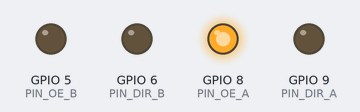
Bench run of a sketch on a simulated ESP32-S3. Shown: output pins drawn as LEDs (lit = HIGH).

Above: at 0.2 s.
At 1.3 s:
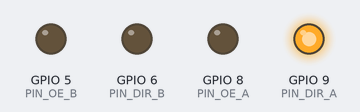
At 2.6 s:
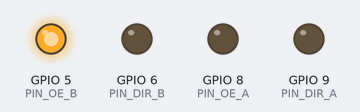
At 4.1 s:
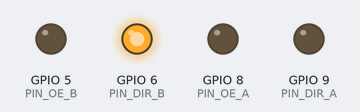
At 5.8 s:
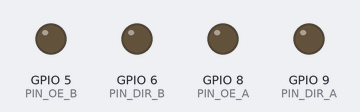
Timing chart, 0 to 6.6 s (numbered marks = the images above):
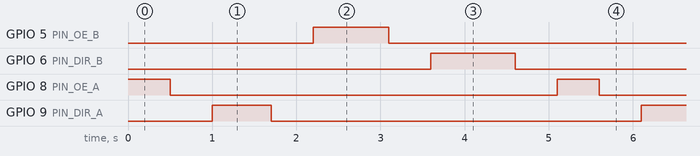

The sketch:

ESP32_LVC8T245_DIR_OE_BLINK_TEST.ino
```cpp
// ======  LVC8T245  DIR / OE Blink Tester  ======
// Grove J5  : GPIO5 = 1OE (白)   / GPIO6 = 1DIR (黄)
// Grove J7  : GPIO9 = 2OE (白)   / GPIO10 = 2DIR (黄)

#define PIN_OE_B 5      // 1OE  (J7-白)
#define PIN_DIR_B 6     // 1DIR (J7-黄)
#define PIN_OE_A 8      // 2OE  (J5-白)
#define PIN_DIR_A 9     // 2DIR (J5-黄)

void setup() {
  pinMode(PIN_OE_A,  OUTPUT);
  pinMode(PIN_DIR_A, OUTPUT);
  pinMode(PIN_OE_B,  OUTPUT);
  pinMode(PIN_DIR_B, OUTPUT);
}

void loop() {
  // --- フェーズ 0: 1OE ブリンク -----------------
  digitalWrite(PIN_OE_A, HIGH);  delay(500);
  digitalWrite(PIN_OE_A, LOW );  delay(500);

  // --- フェーズ 1: 1DIR ブリンク -----------------
  digitalWrite(PIN_DIR_A, HIGH); delay(700);
  digitalWrite(PIN_DIR_A, LOW ); delay(500);

  // --- フェーズ 2: 2OE ブリンク -----------------
  digitalWrite(PIN_OE_B, HIGH);  delay(900);
  digitalWrite(PIN_OE_B, LOW );  delay(500);

  // --- フェーズ 3: 2DIR ブリンク -----------------
  digitalWrite(PIN_DIR_B, HIGH); delay(1000);
  digitalWrite(PIN_DIR_B, LOW ); delay(500);
}
```

Measured:
- by itself, GPIO 5 (PIN_OE_B): alternates HIGH for 0.90 s and LOW for 4.2 s
- by itself, GPIO 6 (PIN_DIR_B): alternates HIGH for 1.0 s and LOW for 4.1 s
- by itself, GPIO 8 (PIN_OE_A): alternates HIGH for 0.50 s and LOW for 4.6 s
- by itself, GPIO 9 (PIN_DIR_A): alternates HIGH for 0.70 s and LOW for 4.4 s
